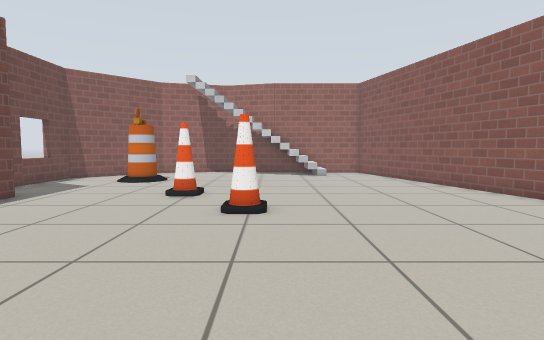
view 1 (above)

14 first-person views from a walk through a robot-simulator world made for Gazebo. The camera is 0.72 m above the floor, tilts 4° down and sees 80° across. The floor is counted in squares, 0.5 m on a side. Each view is taken from the middle of a square. On the plan, view 1 faces up. The plan holds only what a view shows up to about 15 squares ahead; the rest is blank. The place goes on beyond the plan. Gazebo's built-in surfaces are drawn with simple patterns.

view 2
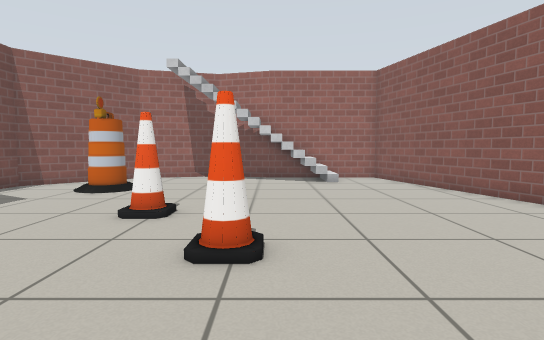

view 3
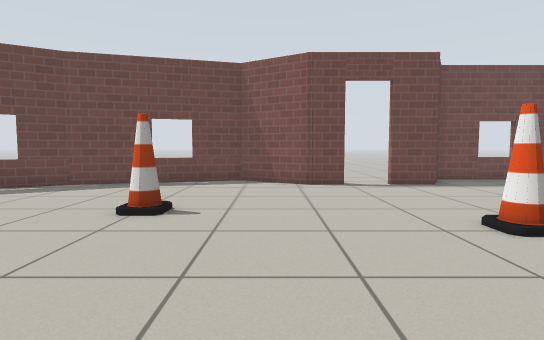

view 4
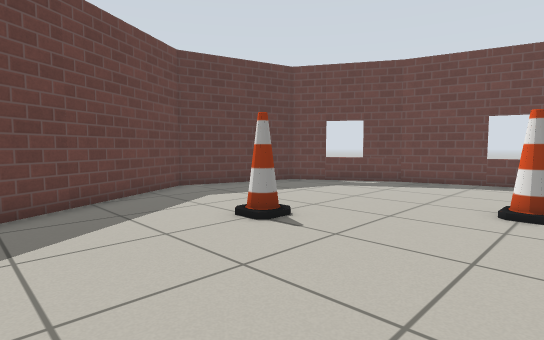

view 5
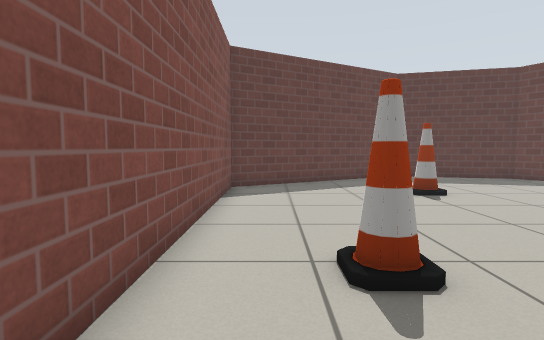

view 6
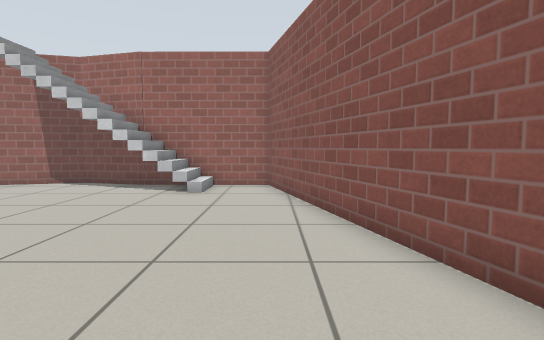

view 7
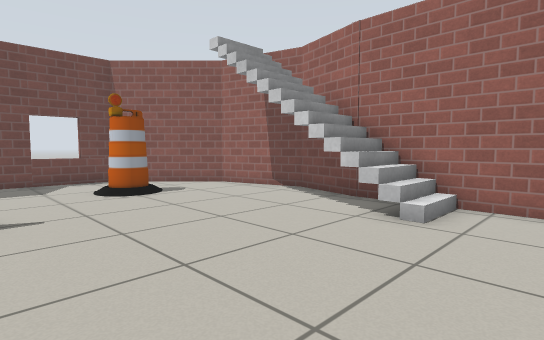

view 8
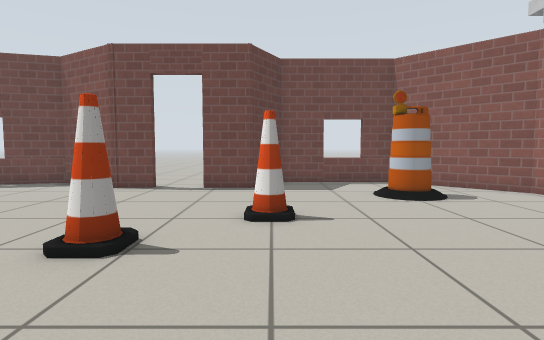

view 9
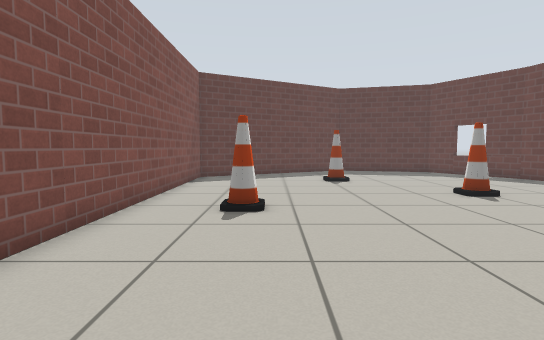

view 10
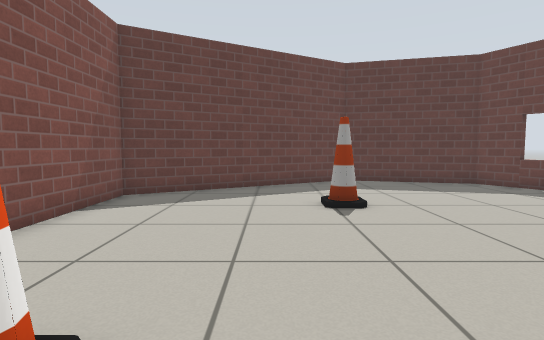

view 11
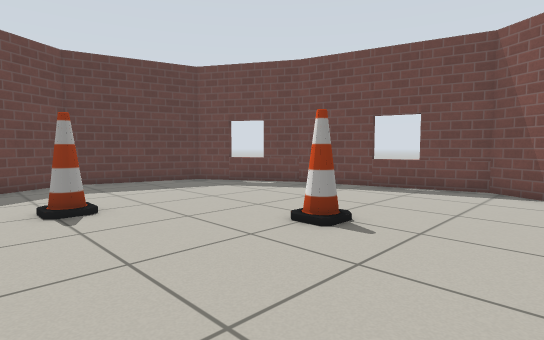

view 12
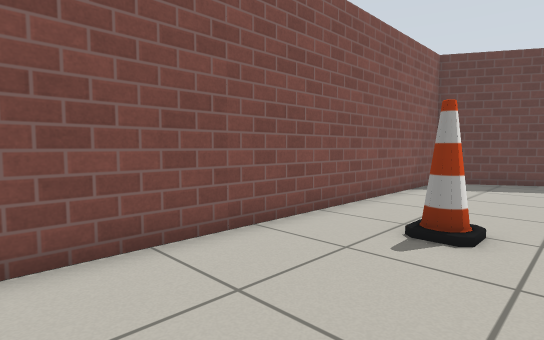

view 13
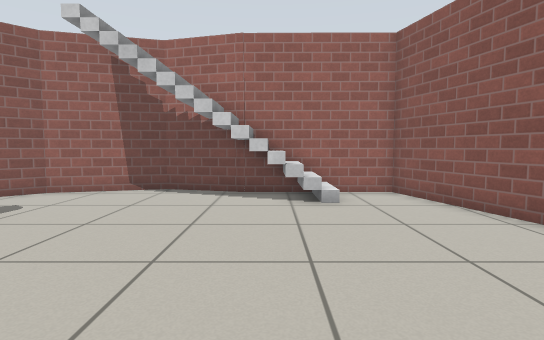

view 14
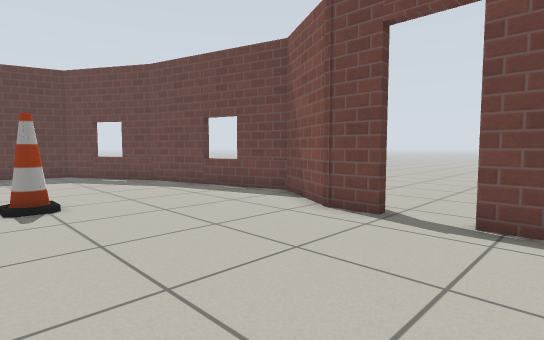

### Floor plan
Points are (right, up) in squares from view 1. A wall is a line through its corners. A room is listed if a view was taken in it or the views show most of it. See-through windows are left out.
Room 1 (views 1, 2, 3, 4, 5, 6, 7, 8, 9, 10, 11, 12, 13, 14)
walls: (-7.4, 5.9) (-7.4, 4.4) (-9, 1.7) (-7.3, -4.7) (-5, -8.7) (-0.1, -10) (7.5, -5.7) (7.5, 7.8); (7.4, 8.8) (4.9, 18.4) (-0.1, 18.4); (0.2, 18.3) (-2.6, 19.1) (-6.1, 18.2) (-9.3, 14.9) (-9.3, 10.4) (-7.4, 9.3) (-7.4, 7.5)
ways out: open door at (-7.7, 6.7)
objects: barrel (-6, 14) to (-5, 14); cone (-3, 10); cone (-2, 0); stairs (-2, 18); cone (-1, 7); cone (1, -4); cone (5, 2)

Positions as (right, up) in squares from view 1, and headings:
1: (0, 0), facing up
2: (0, 3), facing up
3: (5, 3), facing left
4: (6, 1), facing down-left
5: (6, 6), facing down
6: (5, 6), facing up
7: (5, 10), facing up-left
8: (4, 10), facing left
9: (4, 10), facing down
10: (3, 4), facing down
11: (3, 4), facing down-left
12: (3, 8), facing down-right
13: (1, 8), facing up
14: (-1, 9), facing down-left
